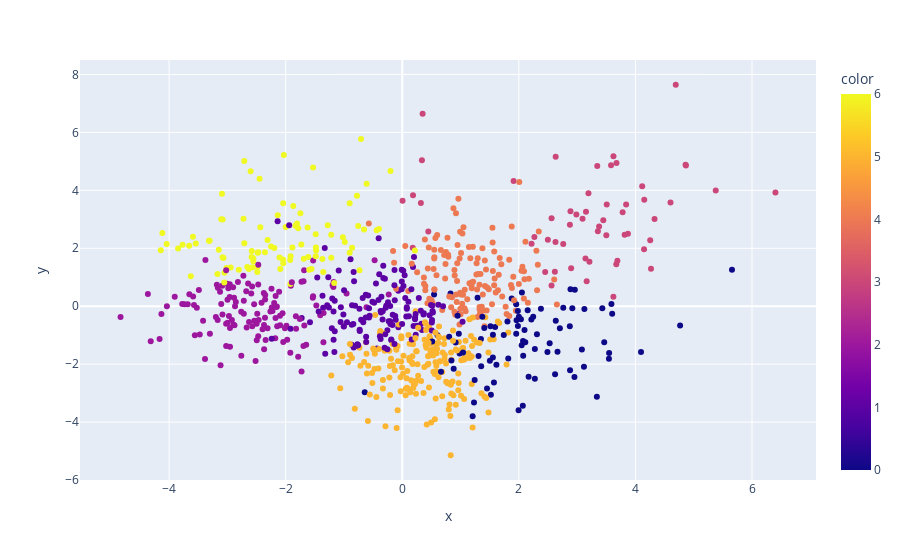

Here is the notebook cell this chart was saved with:
### Code cell
import plotly.express as px
intertia = []
for K in range(1,20):
    kmeans = KMeans(n_clusters=K)
    intertia.append(kmeans.fit(X= X_pca).inertia_)

kmeans = KMeans(n_clusters=7)
groups = kmeans.fit_predict(X=X_pca)
    
plt.plot(range(1,20), intertia)
plt.show()
fig = px.scatter(x=X_pca[:, 0], y=X_pca[:,1], color=groups, hover_name=qb_names)
fig.show()

### Figure 1 — Plotly figure (JSON) as saved in the notebook; plotly's stock layout.template omitted (floating-point values rounded to 4 significant figures; data arrays with more than 128 entries replaced by an {"elided": "..."} marker saying what was removed)
{"data": [{"hovertemplate": "<b>%{hovertext}</b><br><br>x=%{x}<br>y=%{y}<br>color=%{marker.color}<extra></extra>", "hovertext": {"elided": "836x2 mixed values"}, "legendgroup": "", "marker": {"color": {"elided": "836 int values"}, "coloraxis": "coloraxis", "symbol": "circle"}, "mode": "markers", "name": "", "orientation": "v", "showlegend": false, "type": "scatter", "x": {"elided": "836 float values"}, "xaxis": "x", "y": {"elided": "836 float values"}, "yaxis": "y"}], "layout": {"coloraxis": {"colorbar": {"title": {"text": "color"}}, "colorscale": [[0, "#0d0887"], [0.1111, "#46039f"], [0.2222, "#7201a8"], [0.3333, "#9c179e"], [0.4444, "#bd3786"], [0.5556, "#d8576b"], [0.6667, "#ed7953"], [0.7778, "#fb9f3a"], [0.8889, "#fdca26"], [1, "#f0f921"]]}, "legend": {"tracegroupgap": 0}, "margin": {"t": 60}, "xaxis": {"anchor": "y", "domain": [0, 1], "title": {"text": "x"}}, "yaxis": {"anchor": "x", "domain": [0, 1], "title": {"text": "y"}}}}
